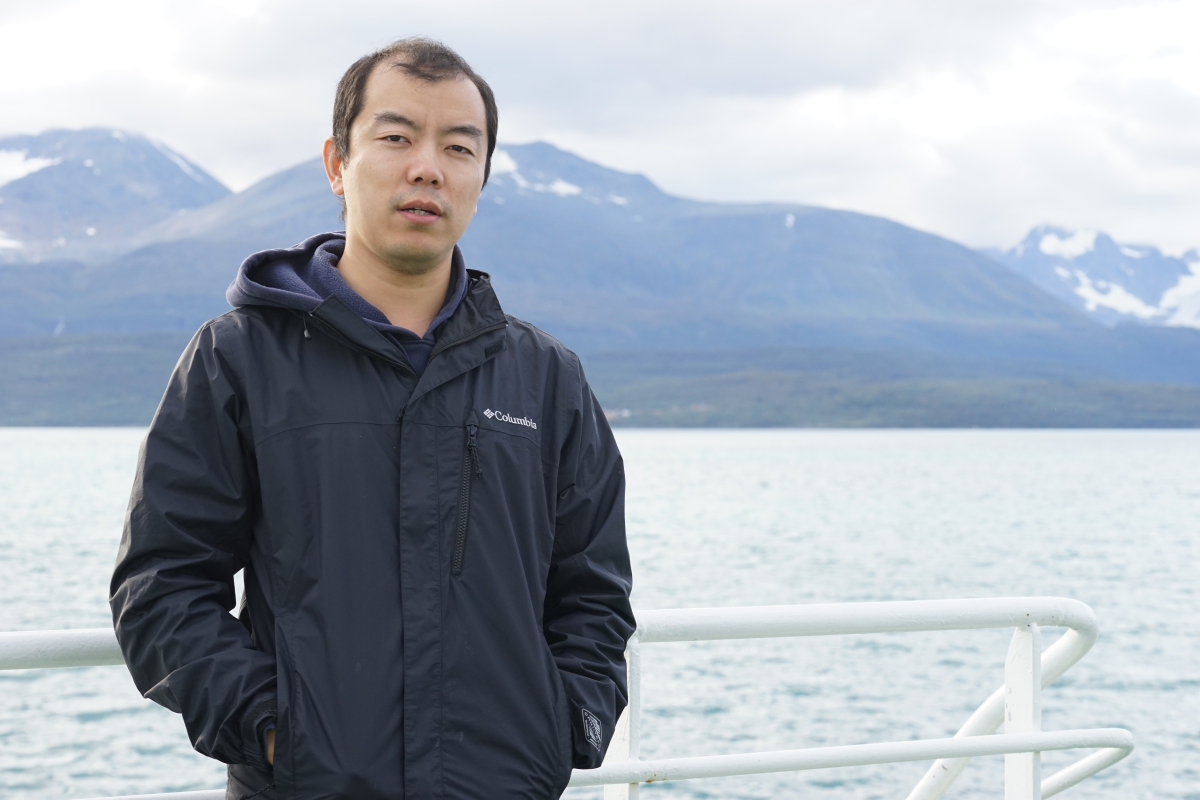
#> input picture resource/cz_001.JPG, 6000 x 4000 px (shown at 1/5 size)
$ python -i image_process_fuctions.py   (imports and definitions only)
#> lines starting #> are read from the running program, lines starting #| are printed output that depends on the picture; after the words box and inside, x2 and y2 are one past the last pixel; in counts of white or black regions, pixels touching at a corner belong together
import os, sys
from PIL import Image, ImageFilter, ImageDraw
import datetime


# [61 lines left out: functions read_image, blur_image, thumbnail_image, point_transform, not called in this run]


def bands_processing(input_file, output_file):
#> called with input_file = 'resource/cz_001.JPG', output_file = 'out.png'
    try:
        im = Image.open(input_file)
#> im is the input picture: PIL image 6000x4000 RGB; mean R, G, B 164.2, 172.6, 183
    except:
        print
        "Unable to load image"

    # split the image into individual bands
    source = im.split()

    R, G, B = 0, 1, 2

    # select regions where red is less than 100
    mask = source[R].point(lambda i: i < 100 and 255)
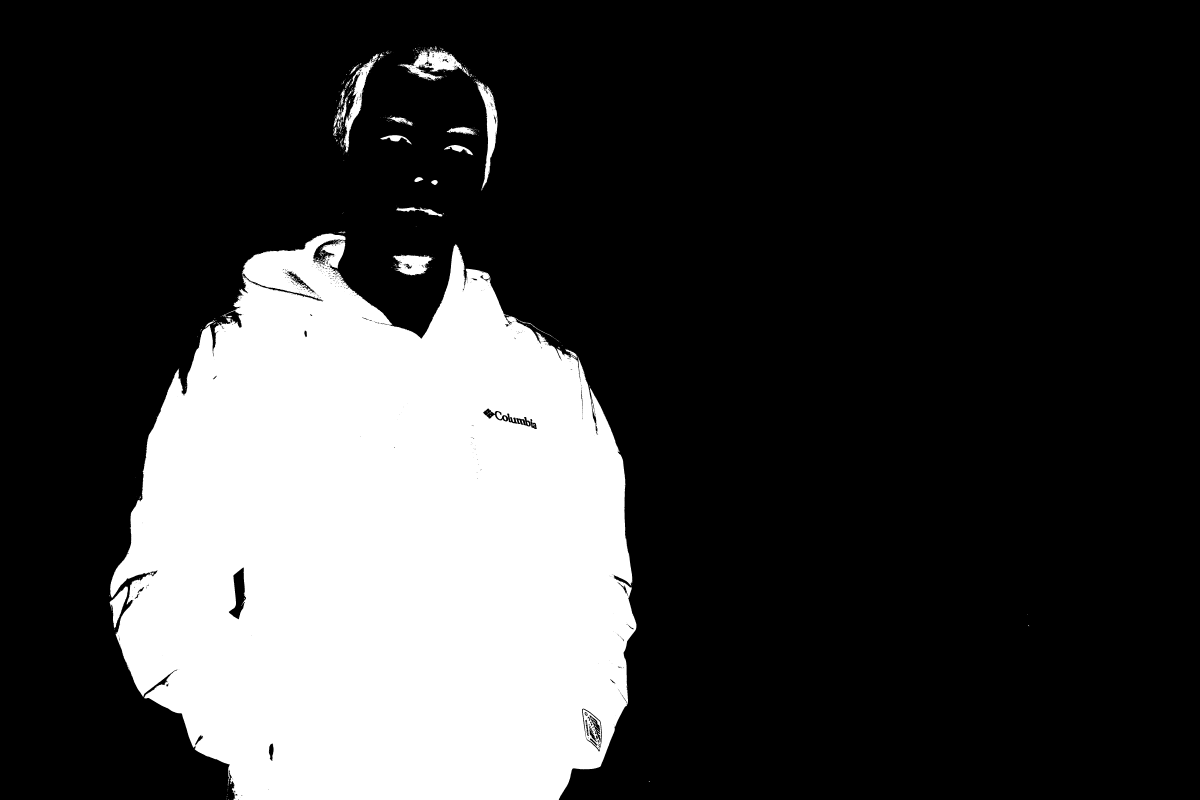
#> mask: PIL image 6000x4000 L (shown at 1/5 size); 23.9% white; 830 white regions (746 under 20 px), largest, box (x1, y1, x2, y2) and area: (551, 1166, 3182, 4000) 5620568, (1998, 243, 2312, 404) 19939, (2376, 403, 2489, 952) 18810

    # process the green band
    out = source[G].point(lambda i: i * 0.1)
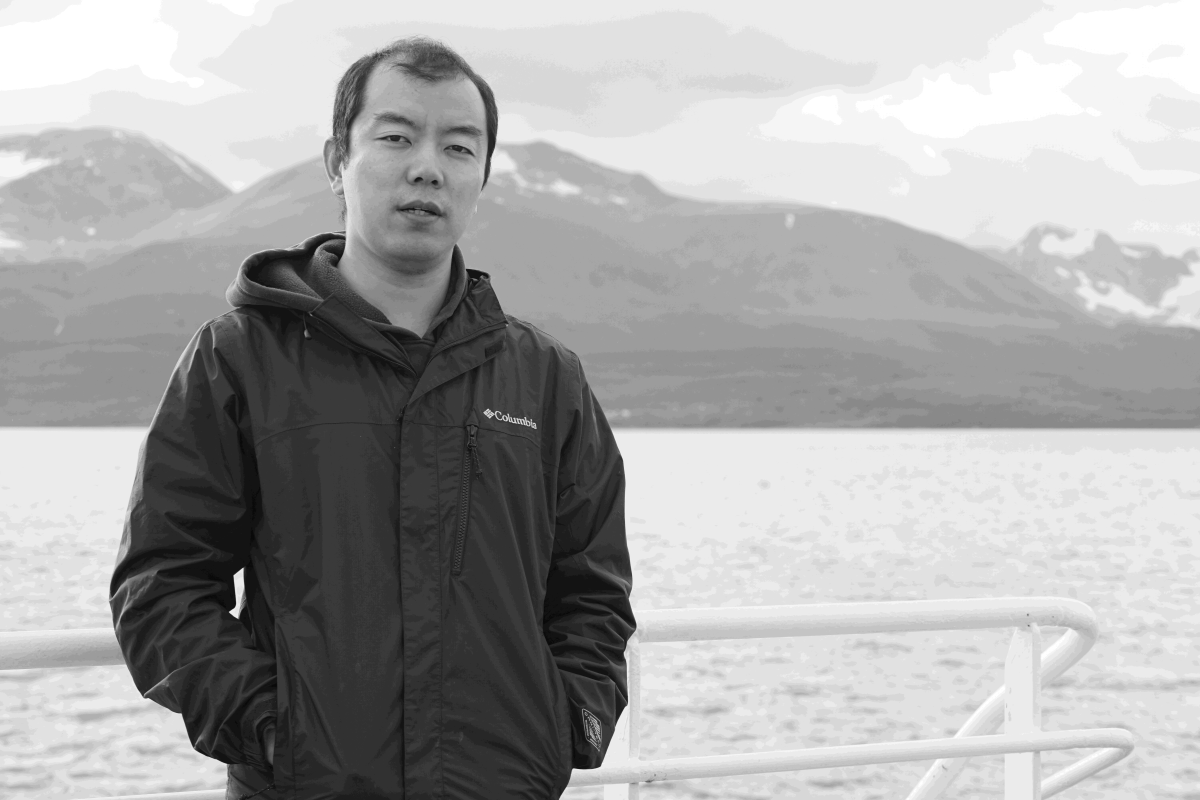
#> out: PIL image 6000x4000 L (shown at 1/5 size); min 0, max 26, mean 17.3; drawn with min black and max white

    # paste the processed band back, but only where red was < 100
    source[G].paste(out, None, mask)

    # build a new multiband image
    im = Image.merge(im.mode, source)
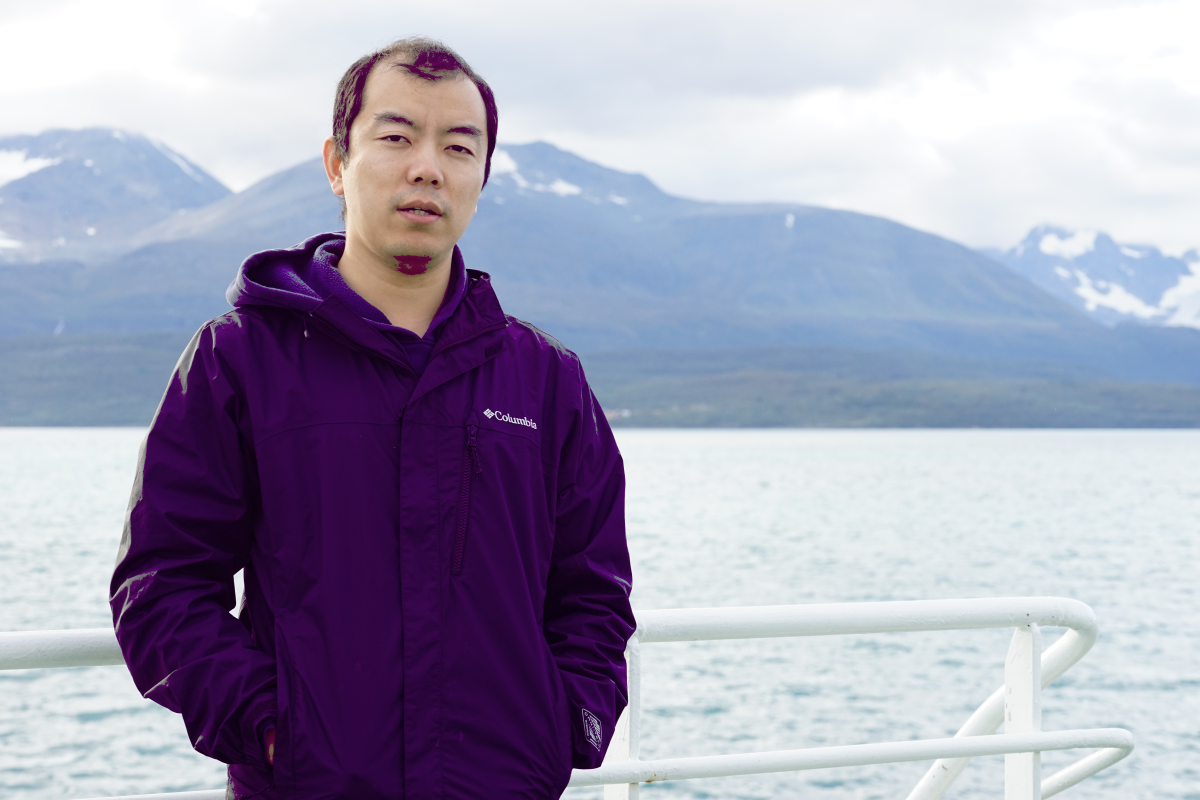
#> im: PIL image 6000x4000 RGB (shown at 1/5 size); mean R, G, B 164.2, 162.1, 183
    im.save(output_file)
    im.show()


# [50 lines left out: functions get_data_for_point, make_white_transparent, process_png, read_png_points, not called in this run]

>>> result = bands_processing('resource/cz_001.JPG', 'out.png')
